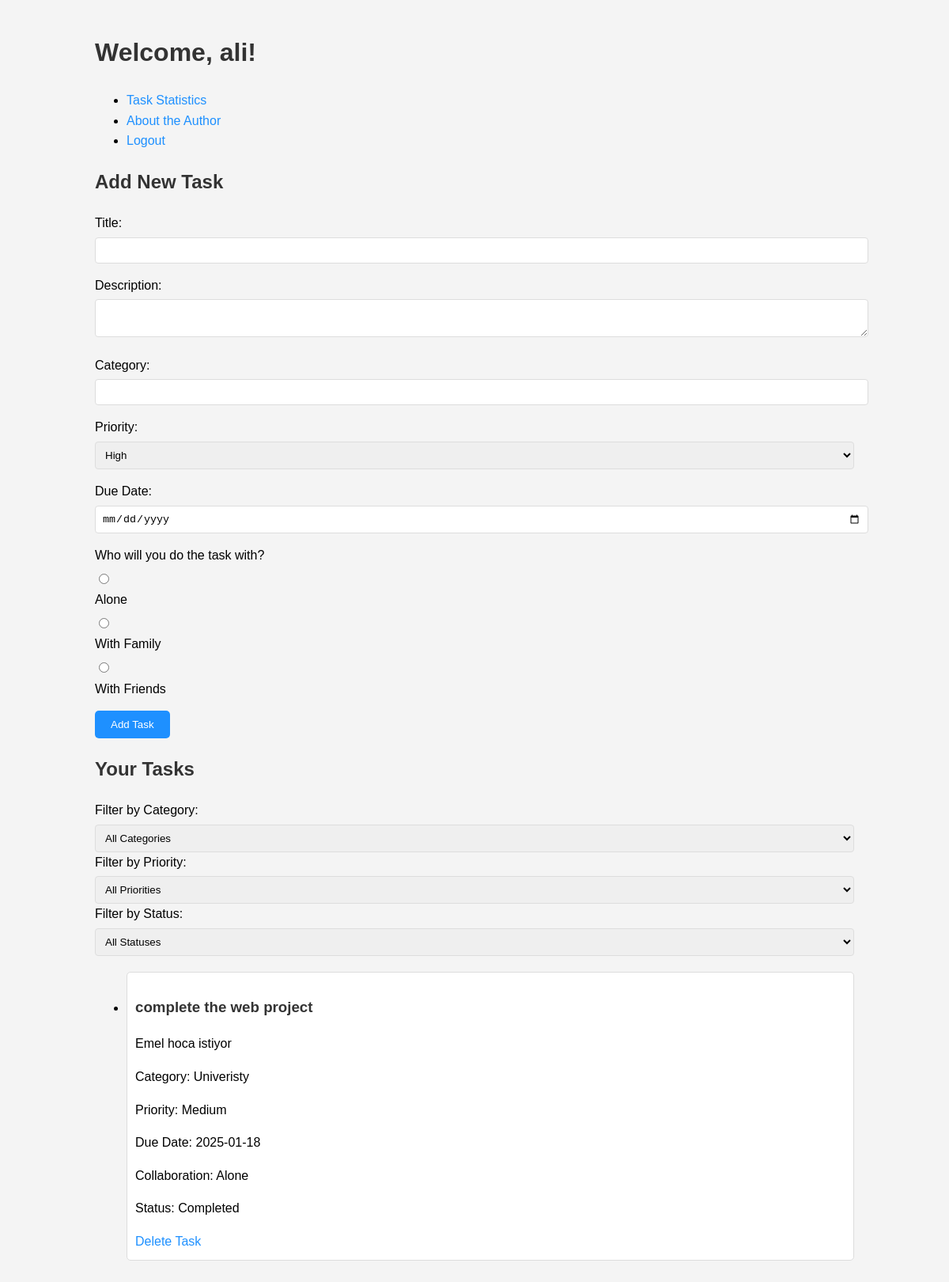
The page /dashboard (signed in) on the database its author committed.
### app/models.py (models this page shows)
class User(db.Model, UserMixin):
    id = db.Column(db.Integer, primary_key=True)
    name = db.Column(db.String(100), nullable=False)
    email = db.Column(db.String(120), unique=True, nullable=False)
    password = db.Column(db.String(60), nullable=False)
    role = db.Column(db.String(20), nullable=False, default='User')
    tasks = db.relationship('Task', backref='author', lazy=True)

class Task(db.Model):
    id = db.Column(db.Integer, primary_key=True)
    title = db.Column(db.String(100), nullable=False)
    description = db.Column(db.Text, nullable=True)
    category = db.Column(db.String(50), nullable=False)
    priority_id = db.Column(db.Integer, db.ForeignKey('task_priority.id'), nullable=False)
    is_completed = db.Column(db.Boolean, default=False)
    user_id = db.Column(db.Integer, db.ForeignKey('user.id'), nullable=False)
    created_at = db.Column(db.DateTime, nullable=False, default=datetime.utcnow)
    due_date = db.Column(db.DateTime, nullable=True)
    completed_at = db.Column(db.DateTime, nullable=True)
    collaboration = db.Column(db.String(20), nullable=False)

class TaskPriority(db.Model):
    id = db.Column(db.Integer, primary_key=True)
    priority_name = db.Column(db.String(20), nullable=False)
    tasks = db.relationship('Task', backref='priority', lazy=True)

### app/routes.py (the view)
@main.route('/')
@main.route('/dashboard')
@login_required
def dashboard():
    tasks = Task.query.filter_by(user_id=current_user.id).all()
    priorities = TaskPriority.query.all()
    return render_template('dashboard.html', tasks=tasks, priorities=priorities)

### app/models.py (called while the page is built)
@login_manager.user_loader
def load_user(user_id):
    return User.query.get(int(user_id))

### app/templates/Dashboard.html (shortened to what this page needs)
<!DOCTYPE html>
<html lang="en">
<head>
    <link rel="stylesheet" href="{{ url_for('static', filename='css/styles.css') }}">
</head>
<body>
    <div class="container">
        <h1>Welcome, {{ current_user.name }}!</h1>
        <nav>
            <ul>
                <li><a href="{{ url_for('main.statistics') }}" target="_blank">Task Statistics</a></li>
                <li><a href="{{ url_for('main.about') }}" target="_blank">About the Author</a></li>
                <li><a href="{{ url_for('auth.logout') }}">Logout</a></li>
            </ul>
        </nav>
        <h2>Add New Task</h2>
        <form method="POST" action="{{ url_for('main.add_task') }}">
            <div class="form-group">
                <label for="title">Title:</label>
                <input type="text" id="title" name="title" required>
            </div>
            <div class="form-group">
                <label for="description">Description:</label>
                <textarea id="description" name="description"></textarea>
            </div>
            <div class="form-group">
                <label for="category">Category:</label>
                <input type="text" id="category" name="category" required>
            </div>
            <div class="form-group">
                <label for="priority">Priority:</label>
                <select id="priority" name="priority" required>
                    {% for priority in priorities %}
                        <option value="{{ priority.id }}">{{ priority.priority_name }}</option>
                    {% endfor %}
                </select>
            </div>
            <div class="form-group">
                <label for="due_date">Due Date:</label>
                <input type="date" id="due_date" name="due_date" required>
            </div>
            <div class="form-group">
                <label>Who will you do the task with?</label>
                <div>
                    <input type="radio" id="alone" name="collaboration" value="Alone" required>
                    <label for="alone">Alone</label>
                </div>
                <div>
                    <input type="radio" id="family" name="collaboration" value="With Family">
                    <label for="family">With Family</label>
                </div>
                <div>
                    <input type="radio" id="friends" name="collaboration" value="With Friends">
                    <label for="friends">With Friends</label>
                </div>
            </div>
            <button type="submit">Add Task</button>
        </form>
        <h2>Your Tasks</h2>
        <div class="task-filters">
            <label for="filter-category">Filter by Category:</label>
            <select id="filter-category">
                <option value="">All Categories</option>
            </select>
            <label for="filter-priority">Filter by Priority:</label>
            <select id="filter-priority">
                <option value="">All Priorities</option>
            </select>
            <label for="filter-status">Filter by Status:</label>
            <select id="filter-status">
                <option value="">All Statuses</option>
            </select>
        </div>
        <ul id="task-list">
            {% for task in tasks %}
                <li class="task-item" data-category="{{ task.category }}" data-priority="{{ task.priority.priority_name }}" data-status="{{ 'completed' if task.is_completed else 'pending' }}">
                    <h3>{{ task.title }}</h3>
                    <p>{{ task.description }}</p>
                    <p>Category: {{ task.category }}</p>
                    <p>Priority: {{ task.priority.priority_name }}</p>
                    <p>Due Date: {{ task.due_date.strftime('%Y-%m-%d') }}</p>
                    <p>Collaboration: {{ task.collaboration }}</p>
                    <p>Status: {{ 'Completed' if task.is_completed else 'Pending' }}</p>
                    <a href="{{ url_for('main.delete_task', task_id=task.id) }}">Delete Task</a>
                </li>
            {% endfor %}
        </ul>
    </div>
</body>
</html>

### app/static/css/styles.css (style rules this page uses)
body { font-family: Arial, sans-serif; line-height: 1.6; margin: 0; padding: 0; background-color: #f4f4f4; }
.container { width: 80%; margin: auto; overflow: hidden; padding: 20px; }
h1, h2, h3 { color: #333; }
a { color: #1E90FF; text-decoration: none; }
.form-group { margin-bottom: 15px; }
label { display: block; margin-bottom: 5px; }
input[type="text"], input[type="email"], input[type="password"], input[type="date"], select, textarea { width: 100%; padding: 8px; border: 1px solid #ddd; border-radius: 4px; }
button { display: inline-block; background: #1E90FF; color: #fff; padding: 10px 20px; border: none; border-radius: 5px; cursor: pointer; }
.task-item { background: #fff; border: 1px solid #ddd; border-radius: 5px; padding: 10px; margin-bottom: 10px; }
.task-filters { margin-bottom: 20px; }

### rows shown on the page
User: name "ali"
Task: title "complete the web project", description "Emel hoca istiyor", category "Univeristy", priority.priority_name "Medium", due_date "2025-01-18", collaboration "Alone", is_completed "Completed"

### other values the page prints
form field priority "High"
